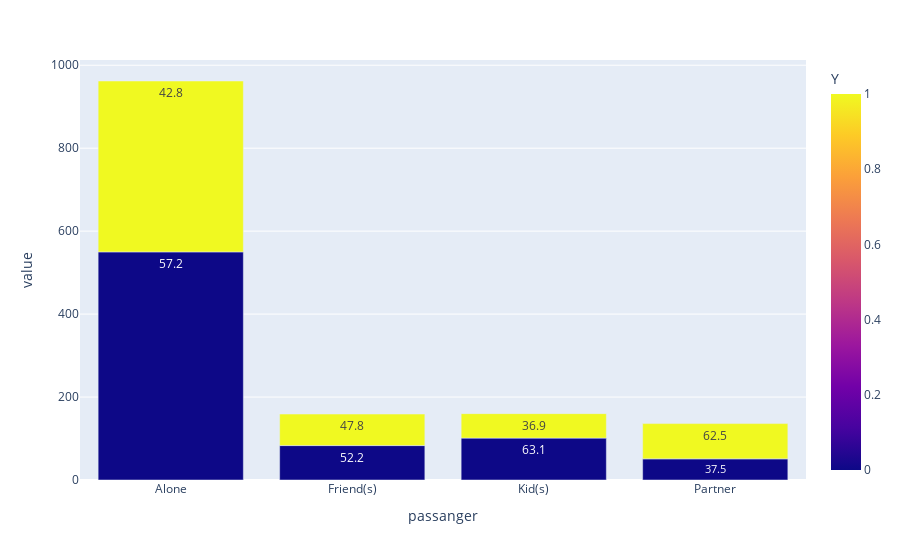

This figure's notebook cell:
### Markdown cell above
Bar chart of drivers who received the restaurant coupon, by passenger type and by accept flag (0=No, 1=Yes), with acceptance percentage in each bar:

### Code cell
df_rest_pass = df_rest.groupby(['passanger', 'Y']).size().reset_index()
df_rest_pass['percentage'] = df_rest.groupby(['passanger', 'Y']).size().groupby(level=0).apply(lambda x: round(100 * x / float(x.sum()),1)).values
df_rest_pass.columns = ['passanger', 'Y', 'Counts', 'Percentage']

px.bar(df_rest_pass, x='passanger', y=['Counts'], color='Y', text=df_rest_pass['Percentage'])

### Figure 1 — Plotly figure (JSON) as saved in the notebook; plotly's stock layout.template omitted (floating-point values rounded to 4 significant figures)
{"data": [{"alignmentgroup": "True", "hovertemplate": "passanger=%{x}<br>value=%{y}<br>Percentage=%{text}<br>Y=%{marker.color}<extra></extra>", "legendgroup": "", "marker": {"color": [0, 1, 0, 1, 0, 1, 0, 1], "coloraxis": "coloraxis", "pattern": {"shape": ""}}, "name": "", "offsetgroup": "", "orientation": "v", "showlegend": false, "text": [57.2, 42.8, 52.2, 47.8, 63.1, 36.9, 37.5, 62.5], "textposition": "auto", "type": "bar", "x": ["Alone", "Alone", "Friend(s)", "Friend(s)", "Kid(s)", "Kid(s)", "Partner", "Partner"], "xaxis": "x", "y": [550, 412, 83, 76, 101, 59, 51, 85], "yaxis": "y"}], "layout": {"barmode": "relative", "coloraxis": {"colorbar": {"title": {"text": "Y"}}, "colorscale": [[0, "#0d0887"], [0.1111, "#46039f"], [0.2222, "#7201a8"], [0.3333, "#9c179e"], [0.4444, "#bd3786"], [0.5556, "#d8576b"], [0.6667, "#ed7953"], [0.7778, "#fb9f3a"], [0.8889, "#fdca26"], [1, "#f0f921"]]}, "legend": {"tracegroupgap": 0}, "margin": {"t": 60}, "xaxis": {"anchor": "y", "domain": [0, 1], "title": {"text": "passanger"}}, "yaxis": {"anchor": "x", "domain": [0, 1], "title": {"text": "value"}}}}
